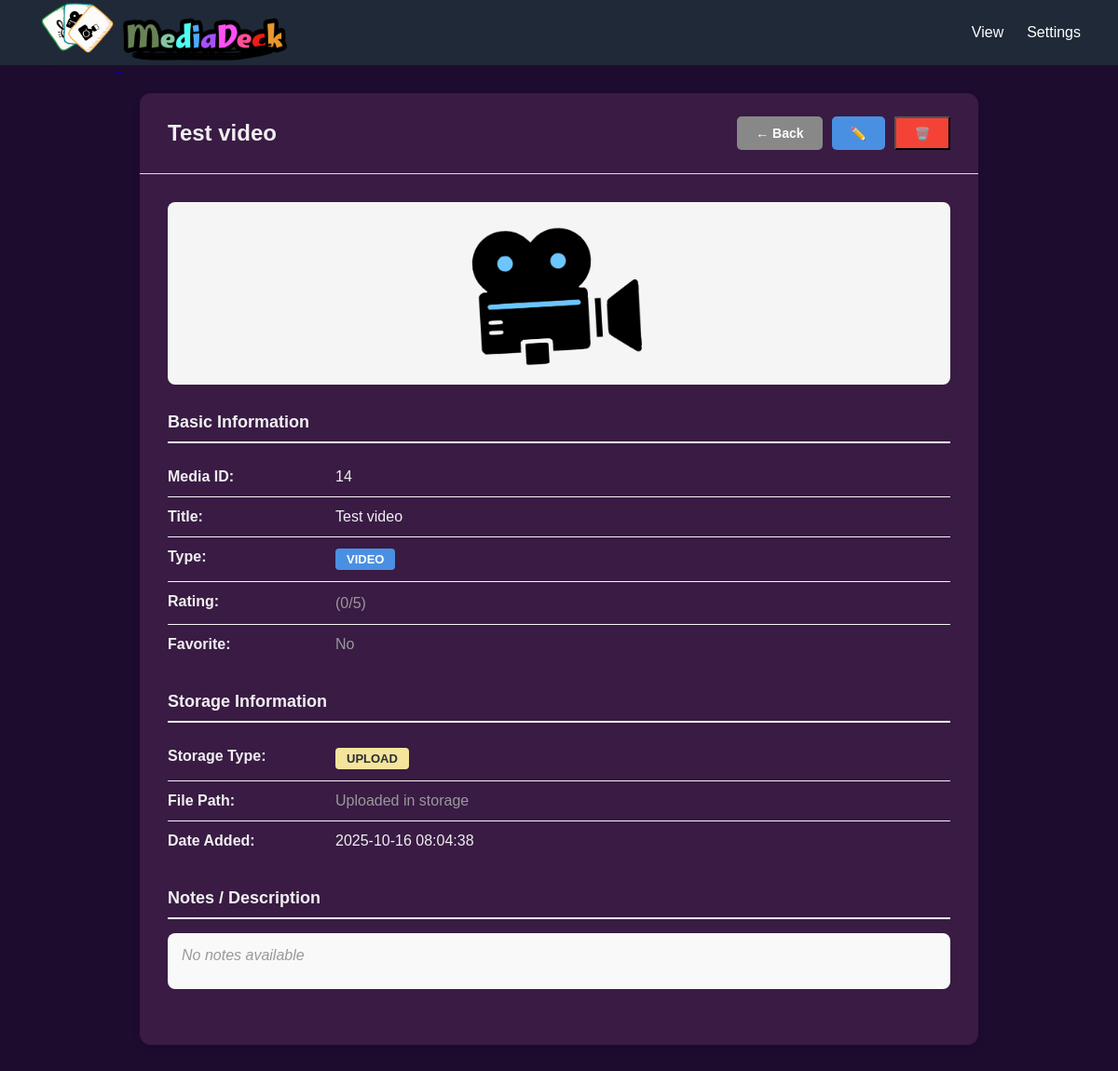
/view_detail.php?id=14, run on the app's committed database.
### tables this page shows
CREATE TABLE `media` (
  `id` int(11) NOT NULL,
  `title` varchar(255) NOT NULL,
  `type` enum('image','video','audio','text') NOT NULL,
  `storage_type` enum('upload','link') NOT NULL,
  `file_path` varchar(500) DEFAULT NULL,
  `notes` text DEFAULT NULL,
  `rating` tinyint(4) DEFAULT 0 CHECK (`rating` between 0 and 5),
  `is_favorite` tinyint(1) DEFAULT 0,
  `thumbnail` varchar(500) DEFAULT NULL,
  `created_at` datetime DEFAULT current_timestamp(),
  `updated_at` datetime DEFAULT current_timestamp() ON UPDATE current_timestamp()
);

### view_detail.php (the view, shortened to what this page needs)
<?php
require_once __DIR__ . '/config/dbconfig.php';
$id = isset($_GET['id']) ? (int)$_GET['id'] : 0;
$stmt = $conn->prepare("SELECT * FROM media WHERE id = ?");
$stmt->bind_param("i", $id);
$stmt->execute();
$result = $stmt->get_result();
$media = $result ? $result->fetch_assoc() : null;
$isUploaded = ($media['storage_type'] === 'upload');
$fileExists = false;
if ($isUploaded && !empty($media['file_path'])) {
    $fullPath = __DIR__ . '/' . $media['file_path'];
    $fileExists = file_exists($fullPath);
}
$fileExt = strtolower(pathinfo($media['file_path'], PATHINFO_EXTENSION));
?>
<!DOCTYPE html>
<html lang="en">
<head>
    <link rel="stylesheet" href="assets/css/detail.css">
</head>
<body>
    <?php include 'includes/header.php'; ?>
    <div class="container">
        <div class="detail-header">
            <h1><?= htmlspecialchars($media['title']) ?></h1>
            <div class="header-actions">
                <a href="view_media.php" class="btn-back">← Back</a>
                <a href="edit_media.php?id=<?= $media['id'] ?>" class="btn-edit">✏️</a>
                <button onclick="confirmDelete()" class="btn-delete header-actions">🗑️</button>
            </div>
        </div>
        <div class="detail-body">
            <?php if ($media['type'] === 'audio' && $isUploaded && $fileExists): ?>
                <div class="audio-player-container">
                    <div class="audio-thumbnail">
                        <img src="assets/icons/audio-icon.png" alt="Audio" style="background: #ffffffff;">
                    </div>
                    <div class="audio-controls">
                        <audio id="audioPlayer" controls>
                            <source src="<?= htmlspecialchars($media['file_path']) ?>" type="audio/<?= $fileExt ?>">
                            Your browser does not support the audio element.
                        </audio>
                    </div>
                </div>
            <?php else: ?>
                <div class="media-preview">
                    <?php
                    $isImage = preg_match('/\.(jpg|jpeg|png|gif|webp)$/i', $media['file_path']);
                    $isExternal = preg_match('/^https?:\/\//i', $media['file_path']);
                    if ($media['type'] === 'image' && $isImage):
                        if ($isExternal):
                    ?>
                        <img src="<?= htmlspecialchars($media['file_path']) ?>" alt="<?= htmlspecialchars($media['title']) ?>">
                    <?php else: ?>
                        <img src="<?= htmlspecialchars($media['file_path']) ?>" alt="<?= htmlspecialchars($media['title']) ?>">
                    <?php endif; ?>
                    <?php elseif ($media['type'] === 'image'): ?>
                        <img src="assets/icons/image-icon.png" alt="Image" style="max-width: 200px;">
                    <?php elseif ($media['type'] === 'video'): ?>
                        <img src="assets/icons/video-icon.png" alt="Video" style="max-width: 200px;">
                    <?php elseif ($media['type'] === 'audio'): ?>
                        <img src="assets/icons/audio-icon.png" alt="Audio" style="max-width: 200px;">
                    <?php elseif ($media['type'] === 'text'): ?>
                        <img src="assets/icons/document-icon.png" alt="Document" style="max-width: 200px;">
                    <?php endif; ?>
                </div>
            <?php endif; ?>
            <div class="info-section">
                <h2>Basic Information</h2>
                <div class="info-row">
                    <div class="info-label">Media ID:</div>
                    <div class="info-value"><?= $media['id'] ?></div>
                </div>
                <div class="info-row">
                    <div class="info-label">Title:</div>
                    <div class="info-value"><?= htmlspecialchars($media['title']) ?></div>
                </div>
                <div class="info-row">
                    <div class="info-label">Type:</div>
                    <div class="info-value">
                        <?php
                        $typeClass = '';
                        switch($media['type']) {
                            case 'video': $typeClass = 'badge-video'; break;
                        }
                        ?>
                        <span class="badge <?= $typeClass ?>"><?= strtoupper($media['type']) ?></span>
                    </div>
                </div>
                <div class="info-row">
                    <div class="info-label">Rating:</div>
                    <div class="info-value">
                        <span style="color: #999;"> (<?= $media['rating'] ?>/5)</span>
                    </div>
                </div>
                <div class="info-row">
                    <div class="info-label">Favorite:</div>
                    <div class="info-value">
                        <?php if ($media['is_favorite']): ?>
                            <span class="favorite-indicator">❤️ Yes</span>
                        <?php else: ?>
                            <span style="color: #999;">No</span>
                        <?php endif; ?>
                    </div>
                </div>
            </div>
            <div class="info-section">
                <h2>Storage Information</h2>
                <div class="info-row">
                    <div class="info-label">Storage Type:</div>
                    <div class="info-value">
                        <span class="badge <?= $media['storage_type'] === 'upload' ? 'badge-upload' : 'badge-link' ?>">
                            <?= strtoupper($media['storage_type']) ?>
                        </span>
                    </div>
                </div>
                <div class="info-row">
                    <div class="info-label">File Path:</div>
                    <div class="info-value">
                        <?php if ($media['storage_type'] === 'upload'): ?>
                            <span style="color: #999;">Uploaded in storage</span>
                        <?php else: ?>
                            <a href="<?= htmlspecialchars($media['file_path']) ?>" target="_blank" title="Click to open">
                                <?= htmlspecialchars($media['file_path']) ?>
                            </a>
                        <?php endif; ?>
                    </div>
                </div>
                <div class="info-row">
                    <div class="info-label">Date Added:</div>
                    <div class="info-value"><?= $media['created_at'] ?></div>
                </div>
            </div>
            <div class="info-section">
                <h2>Notes / Description</h2>
                <div style="padding: 15px; background: #f9f9f9; border-radius: 8px; min-height: 60px;">
                    <?php if (!empty($media['notes'])): ?>
                        <?= nl2br(htmlspecialchars($media['notes'])) ?>
                    <?php else: ?>
                        <span style="color: #999; font-style: italic;">No notes available</span>
                    <?php endif; ?>
                </div>
            </div>
        </div>
    </div>
</body>
</html>

### assets/css/detail.css (style rules this page uses)
* { margin: 0; padding: 0; box-sizing: border-box; }
body { font-family: Arial, sans-serif; background-color: #1D0C2E; }
.container { max-width: 900px; margin: 30px auto; background: #391B44; border-radius: 12px; overflow: hidden; box-shadow: 0 4px 8px rgba(0, 0, 0, 0.1); }
.detail-header { padding: 25px 30px; border-bottom: 1px solid #ddd; display: flex; justify-content: space-between; align-items: center; }
.detail-header h1 { font-size: 24px; color: #f0f0f0; }
.header-actions { display: flex; gap: 10px; }
.header-actions a { padding: 10px 20px; text-decoration: none; border-radius: 5px; font-size: 14px; font-weight: bold; transition: all 0.2s; }
.btn-back { background: #888; color: white; }
.btn-edit { background: #4A90E2; color: white; }
.detail-body { padding: 30px; }
.media-preview { width: 100%; max-height: 500px; object-fit: contain; margin-bottom: 30px; border-radius: 8px; background: #f5f5f5; display: flex; align-items: center; justify-content: center; }
.media-preview img { max-width: 100%; max-height: 500px; border-radius: 8px; }
.info-section { margin-bottom: 30px; }
.info-section h2 { font-size: 18px; color: #f0f0f0; margin-bottom: 15px; padding-bottom: 10px; border-bottom: 2px solid #f0f0f0; }
.info-row { display: flex; padding: 12px 0; border-bottom: 1px solid #f5f5f5; }
.info-row:last-child { border-bottom: none; }
.info-label { font-weight: bold; width: 180px; color: #f0f0f0; }
.info-value { flex: 1; color: #f0f0f0; word-break: break-word; }
.badge { display: inline-block; padding: 4px 12px; border-radius: 4px; font-size: 13px; font-weight: bold; }
.badge-video { background: #4A90E2; color: white; }
.badge-upload { background: hwb(49 61% 4%); color: #272e33; }

### data on the page
media: title "Test video", id "14", type "VIDEO", rating "0", storage_type "UPLOAD", created_at "2025-10-16 08:04:38"
